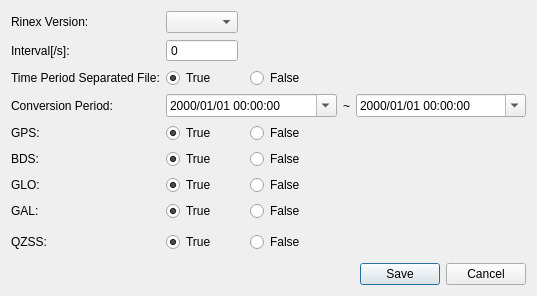
<?xml version="1.0" encoding="UTF-8"?>
<ui version="4.0">
 <class>RinexConvertSettingDialog</class>
 <widget class="QDialog" name="RinexConvertSettingDialog">
  <property name="geometry">
   <rect>
    <x>0</x>
    <y>0</y>
    <width>537</width>
    <height>296</height>
   </rect>
  </property>
  <property name="windowTitle">
   <string>Rinex Conversion Settings</string>
  </property>
  <layout class="QVBoxLayout" name="verticalLayout">
   <item>
    <layout class="QGridLayout" name="gridLayout">
     <item row="0" column="0">
      <widget class="QLabel" name="label">
       <property name="text">
        <string>Rinex Version:</string>
       </property>
      </widget>
     </item>
     <item row="0" column="1">
      <widget class="MyComboBox" name="rinexVersionComboBox"/>
     </item>
     <item row="0" column="2" colspan="2">
      <spacer name="horizontalSpacer">
       <property name="orientation">
        <enum>Qt::Horizontal</enum>
       </property>
       <property name="sizeHint" stdset="0">
        <size>
         <width>40</width>
         <height>20</height>
        </size>
       </property>
      </spacer>
     </item>
     <item row="1" column="0">
      <widget class="QLabel" name="label_2">
       <property name="text">
        <string>Interval[/s]:</string>
       </property>
      </widget>
     </item>
     <item row="1" column="2" colspan="2">
      <spacer name="horizontalSpacer_2">
       <property name="orientation">
        <enum>Qt::Horizontal</enum>
       </property>
       <property name="sizeHint" stdset="0">
        <size>
         <width>40</width>
         <height>20</height>
        </size>
       </property>
      </spacer>
     </item>
     <item row="2" column="0">
      <widget class="QLabel" name="label_3">
       <property name="text">
        <string>Time Period Separated File:</string>
       </property>
      </widget>
     </item>
     <item row="2" column="1" colspan="2">
      <widget class="QRadioButton" name="sepFileTrueRadioButton">
       <property name="text">
        <string>True</string>
       </property>
       <property name="checked">
        <bool>true</bool>
       </property>
       <attribute name="buttonGroup">
        <string notr="true">buttonGroup</string>
       </attribute>
      </widget>
     </item>
     <item row="2" column="3">
      <widget class="QRadioButton" name="sepFileFalseRadioButton">
       <property name="text">
        <string>False</string>
       </property>
       <attribute name="buttonGroup">
        <string notr="true">buttonGroup</string>
       </attribute>
      </widget>
     </item>
     <item row="2" column="4">
      <spacer name="horizontalSpacer_3">
       <property name="orientation">
        <enum>Qt::Horizontal</enum>
       </property>
       <property name="sizeHint" stdset="0">
        <size>
         <width>40</width>
         <height>20</height>
        </size>
       </property>
      </spacer>
     </item>
     <item row="3" column="0">
      <widget class="QLabel" name="label_4">
       <property name="text">
        <string>Conversion Period:</string>
       </property>
      </widget>
     </item>
     <item row="3" column="1" colspan="4">
      <layout class="QHBoxLayout" name="horizontalLayout">
       <item>
        <widget class="MyDateTimeEdit" name="startDateTimeEdit">
         <property name="displayFormat">
          <string>yyyy/MM/dd HH:mm:ss</string>
         </property>
         <property name="calendarPopup">
          <bool>true</bool>
         </property>
        </widget>
       </item>
       <item>
        <widget class="QLabel" name="label_5">
         <property name="sizePolicy">
          <sizepolicy hsizetype="Fixed" vsizetype="Preferred">
           <horstretch>0</horstretch>
           <verstretch>0</verstretch>
          </sizepolicy>
         </property>
         <property name="text">
          <string>~</string>
         </property>
        </widget>
       </item>
       <item>
        <widget class="MyDateTimeEdit" name="endDateTimeEdit">
         <property name="displayFormat">
          <string>yyyy/MM/dd HH:mm:ss</string>
         </property>
         <property name="calendarPopup">
          <bool>true</bool>
         </property>
        </widget>
       </item>
      </layout>
     </item>
     <item row="4" column="0">
      <widget class="QLabel" name="label_6">
       <property name="text">
        <string>GPS:</string>
       </property>
      </widget>
     </item>
     <item row="4" column="1" colspan="2">
      <widget class="QRadioButton" name="gpsTrueRadioButton">
       <property name="text">
        <string>True</string>
       </property>
       <property name="checked">
        <bool>true</bool>
       </property>
       <attribute name="buttonGroup">
        <string notr="true">buttonGroup_2</string>
       </attribute>
      </widget>
     </item>
     <item row="4" column="3">
      <widget class="QRadioButton" name="gpsFalseRadioButton">
       <property name="text">
        <string>False</string>
       </property>
       <attribute name="buttonGroup">
        <string notr="true">buttonGroup_2</string>
       </attribute>
      </widget>
     </item>
     <item row="4" column="4">
      <spacer name="horizontalSpacer_4">
       <property name="orientation">
        <enum>Qt::Horizontal</enum>
       </property>
       <property name="sizeHint" stdset="0">
        <size>
         <width>40</width>
         <height>20</height>
        </size>
       </property>
      </spacer>
     </item>
     <item row="5" column="0">
      <widget class="QLabel" name="label_7">
       <property name="text">
        <string>BDS:</string>
       </property>
      </widget>
     </item>
     <item row="5" column="1" colspan="2">
      <widget class="QRadioButton" name="bdsTrueRadioButton">
       <property name="text">
        <string>True</string>
       </property>
       <property name="checked">
        <bool>true</bool>
       </property>
       <attribute name="buttonGroup">
        <string notr="true">buttonGroup_3</string>
       </attribute>
      </widget>
     </item>
     <item row="5" column="3">
      <widget class="QRadioButton" name="bdsFalseRadioButton">
       <property name="text">
        <string>False</string>
       </property>
       <attribute name="buttonGroup">
        <string notr="true">buttonGroup_3</string>
       </attribute>
      </widget>
     </item>
     <item row="5" column="4" rowspan="2">
      <spacer name="horizontalSpacer_5">
       <property name="orientation">
        <enum>Qt::Horizontal</enum>
       </property>
       <property name="sizeHint" stdset="0">
        <size>
         <width>40</width>
         <height>20</height>
        </size>
       </property>
      </spacer>
     </item>
     <item row="6" column="0" rowspan="2">
      <widget class="QLabel" name="label_8">
       <property name="text">
        <string>GLO:</string>
       </property>
      </widget>
     </item>
     <item row="6" column="1" rowspan="2" colspan="2">
      <widget class="QRadioButton" name="gloTrueRadioButton">
       <property name="text">
        <string>True</string>
       </property>
       <property name="checked">
        <bool>true</bool>
       </property>
       <attribute name="buttonGroup">
        <string notr="true">buttonGroup_4</string>
       </attribute>
      </widget>
     </item>
     <item row="6" column="3" rowspan="2">
      <widget class="QRadioButton" name="gloFalseRadioButton">
       <property name="text">
        <string>False</string>
       </property>
       <attribute name="buttonGroup">
        <string notr="true">buttonGroup_4</string>
       </attribute>
      </widget>
     </item>
     <item row="7" column="4" rowspan="2">
      <spacer name="horizontalSpacer_6">
       <property name="orientation">
        <enum>Qt::Horizontal</enum>
       </property>
       <property name="sizeHint" stdset="0">
        <size>
         <width>40</width>
         <height>20</height>
        </size>
       </property>
      </spacer>
     </item>
     <item row="8" column="0" rowspan="2">
      <widget class="QLabel" name="label_9">
       <property name="text">
        <string>GAL:</string>
       </property>
      </widget>
     </item>
     <item row="8" column="1" rowspan="2" colspan="2">
      <widget class="QRadioButton" name="galTrueRadioButton">
       <property name="text">
        <string>True</string>
       </property>
       <property name="checked">
        <bool>true</bool>
       </property>
       <attribute name="buttonGroup">
        <string notr="true">buttonGroup_5</string>
       </attribute>
      </widget>
     </item>
     <item row="8" column="3" rowspan="2">
      <widget class="QRadioButton" name="galFalseRadioButton">
       <property name="text">
        <string>False</string>
       </property>
       <attribute name="buttonGroup">
        <string notr="true">buttonGroup_5</string>
       </attribute>
      </widget>
     </item>
     <item row="9" column="4" rowspan="2">
      <spacer name="horizontalSpacer_7">
       <property name="orientation">
        <enum>Qt::Horizontal</enum>
       </property>
       <property name="sizeHint" stdset="0">
        <size>
         <width>40</width>
         <height>20</height>
        </size>
       </property>
      </spacer>
     </item>
     <item row="10" column="0" rowspan="2">
      <widget class="QLabel" name="label_10">
       <property name="text">
        <string>QZSS:</string>
       </property>
      </widget>
     </item>
     <item row="10" column="1" rowspan="2" colspan="2">
      <widget class="QRadioButton" name="qzssTrueRadioButton">
       <property name="text">
        <string>True</string>
       </property>
       <property name="checked">
        <bool>true</bool>
       </property>
       <attribute name="buttonGroup">
        <string notr="true">buttonGroup_6</string>
       </attribute>
      </widget>
     </item>
     <item row="10" column="3" rowspan="2">
      <widget class="QRadioButton" name="qzssFalseRadioButton">
       <property name="text">
        <string>False</string>
       </property>
       <attribute name="buttonGroup">
        <string notr="true">buttonGroup_6</string>
       </attribute>
      </widget>
     </item>
     <item row="11" column="4">
      <spacer name="horizontalSpacer_8">
       <property name="orientation">
        <enum>Qt::Horizontal</enum>
       </property>
       <property name="sizeHint" stdset="0">
        <size>
         <width>40</width>
         <height>20</height>
        </size>
       </property>
      </spacer>
     </item>
     <item row="1" column="1">
      <widget class="MyNoWheelSpinBox" name="intervalSpinBox">
       <property name="buttonSymbols">
        <enum>QAbstractSpinBox::NoButtons</enum>
       </property>
      </widget>
     </item>
    </layout>
   </item>
   <item>
    <layout class="QHBoxLayout" name="horizontalLayout_2">
     <item>
      <spacer name="horizontalSpacer_9">
       <property name="orientation">
        <enum>Qt::Horizontal</enum>
       </property>
       <property name="sizeHint" stdset="0">
        <size>
         <width>40</width>
         <height>20</height>
        </size>
       </property>
      </spacer>
     </item>
     <item>
      <widget class="QPushButton" name="saveButton">
       <property name="cursor">
        <cursorShape>PointingHandCursor</cursorShape>
       </property>
       <property name="text">
        <string>Save</string>
       </property>
       <property name="default">
        <bool>true</bool>
       </property>
      </widget>
     </item>
     <item>
      <widget class="QPushButton" name="cancelButton">
       <property name="cursor">
        <cursorShape>PointingHandCursor</cursorShape>
       </property>
       <property name="text">
        <string>Cancel</string>
       </property>
      </widget>
     </item>
    </layout>
   </item>
  </layout>
 </widget>
 <customwidgets>
  <customwidget>
   <class>MyComboBox</class>
   <extends>QComboBox</extends>
   <header location="global">Components/MyComboBox.h</header>
  </customwidget>
  <customwidget>
   <class>MyNoWheelSpinBox</class>
   <extends>QSpinBox</extends>
   <header location="global">Components/MyNoWheelSpinBox.h</header>
  </customwidget>
  <customwidget>
   <class>MyDateTimeEdit</class>
   <extends>QDateTimeEdit</extends>
   <header location="global">Components/MyDateTimeEdit.h</header>
  </customwidget>
 </customwidgets>
 <resources/>
 <connections/>
 <buttongroups>
  <buttongroup name="buttonGroup_5"/>
  <buttongroup name="buttonGroup_4"/>
  <buttongroup name="buttonGroup_6"/>
  <buttongroup name="buttonGroup_3"/>
  <buttongroup name="buttonGroup"/>
  <buttongroup name="buttonGroup_2"/>
 </buttongroups>
</ui>
